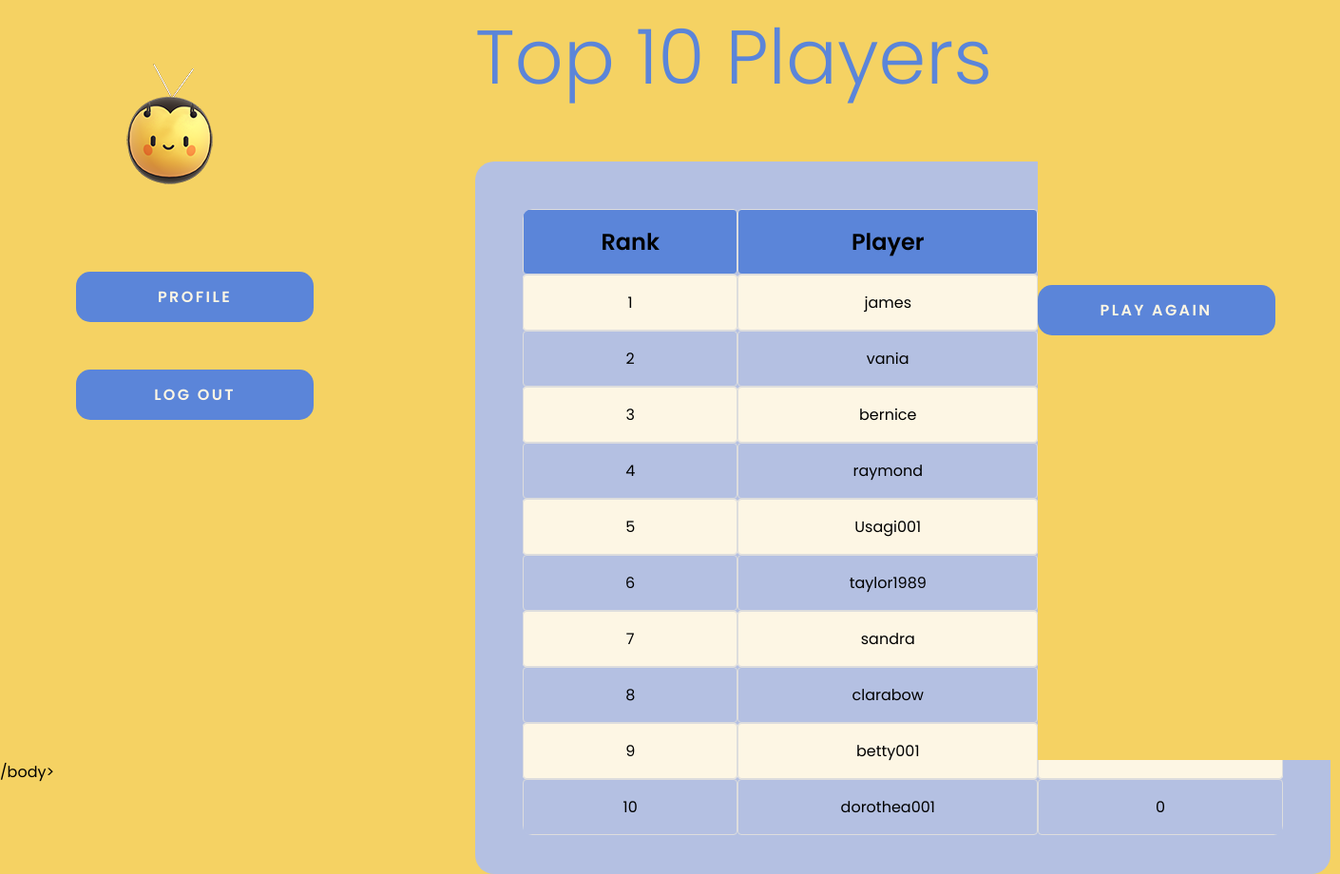
The app's page /pages/leaderboard.php (signed in), older data.
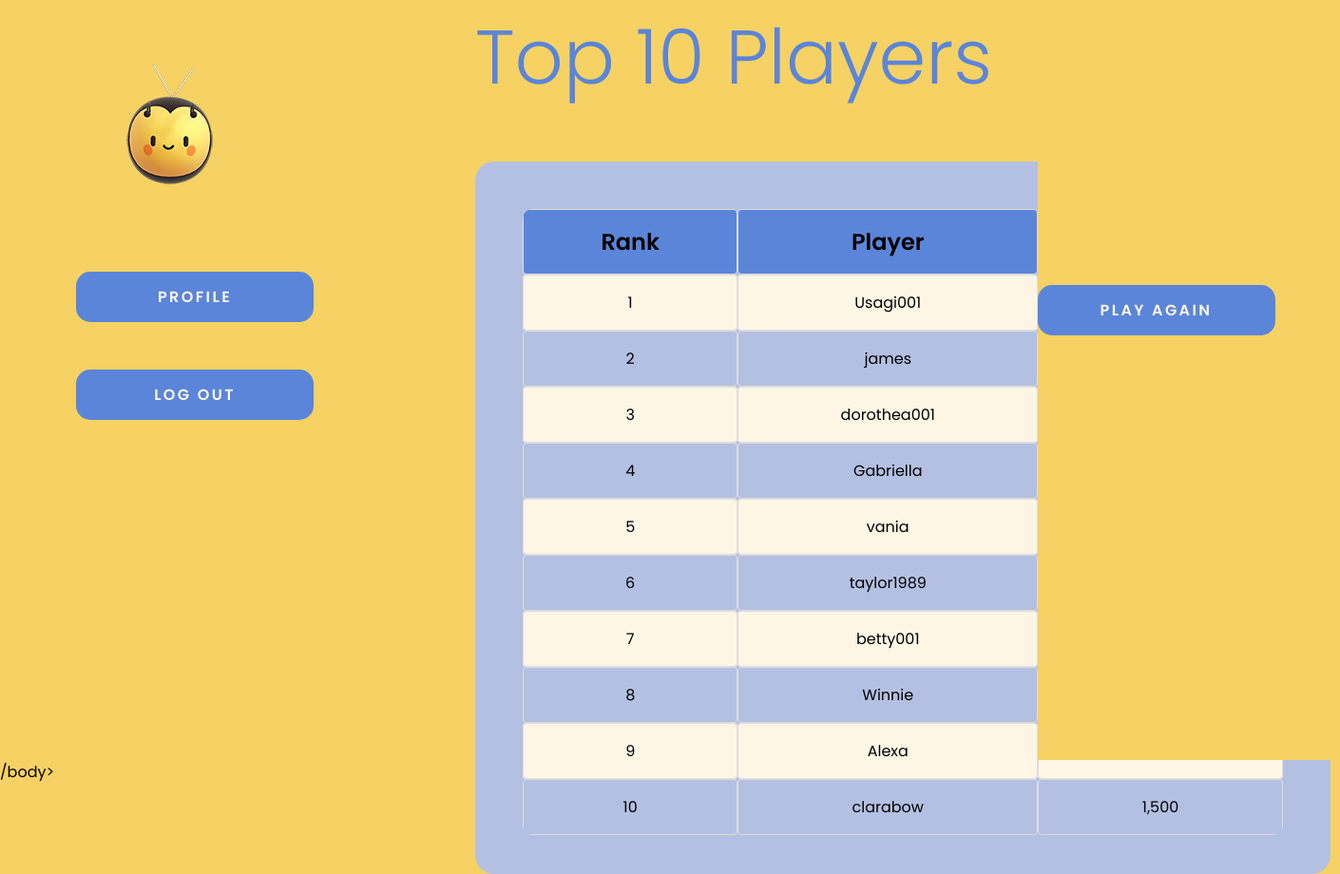
The same page, newer data.
### tables this page shows
CREATE TABLE `tbl_user` (
  `user_id` int NOT NULL AUTO_INCREMENT,
  `user_name` varchar(255) NOT NULL,
  `email` varchar(255) NOT NULL,
  `password` varchar(255) NOT NULL,
  `cmltv_score` decimal(6,2) DEFAULT NULL,
  PRIMARY KEY (`user_id`)

);

### class/class.global.php (called while the page is built, shortened)
<?php
class db {
 	private $host      = DB_HOST;
	private $user      = DB_USER;
	private $pass      = DB_PASS;
	private $dbname    = DB_NAME;
	private $port      = DB_PORT;
	private $dbh;
	private $stmt;
	 public function __construct() {
 	$dsn = 'mysql:host='.$this->host.';dbname='.$this->dbname.';port='.$this->port;
	 	$options = array(PDO::ATTR_PERSISTENT => false, PDO::ATTR_ERRMODE => PDO::ERRMODE_EXCEPTION, PDO::ATTR_EMULATE_PREPARES => false, PDO::MYSQL_ATTR_USE_BUFFERED_QUERY => false);
	 	try {
	 	  $this->dbh = new PDO($dsn, $this->user, $this->pass, $options);
	 	} catch(PDOException $e) {
 	  $this->error = $e->getMessage();
	 	}
	 }
	public function q($query){
		$this->stmt = $this->dbh->prepare($query);
	}
	public function x(){
    return $this->stmt->execute();
	}
	public function s(){
    $this->x();
    return $this->stmt->fetch(PDO::FETCH_ASSOC);
	}
	public function m(){
    $this->x();
    return $this->stmt->fetchAll(PDO::FETCH_ASSOC);
	}
}
?>

### pages/leaderboard.php (the view, shortened to what this page needs)
<?php
include '../class/class.global.php';
if (isset($_SESSION['beecheck_user']) && !empty($_SESSION['beecheck_user'])) {
    $logged_in_user = $_SESSION['beecheck_user'];
} else {
    echo 'HELP';
    session_destroy();
    session_unset();
    echo '<script>location.href = "./";</script>';
    exit();
}
$db = new db();
$db->q("SELECT * FROM tbl_user WHERE user_id = '".$logged_in_user."' ");
$lu = $db->s();
?>
<!DOCTYPE html>
<html lang="en">
<head>
    <link rel="stylesheet" href="../styles/global.css">
    <link rel="stylesheet" href="../styles/leaderboard.css">
    <link rel="stylesheet" href="../styles/quiz.css">
</head>
<body>
<main>
    <div id="left_logo">
                <div class="logo_cont">
                    <img src="../assets/logo01.png" alt="Logo">
                </div>
                <div class="profile-btn">
                        <button type="button" onclick="window.location.href='../pages/profile.php';" class="button">PROFILE</button>
                    </div>
                <div class="exit-btn">
                        <button type="button" onclick="location.replace('../api/u_logout.php?_=<?php echo $lu['user_id']; ?>');" class="button">LOG OUT</button>
                </div>
        </div>
        <div id="center">
        <h2>Top 10 Players</h2>
        <section class="quiz-container" id="ldb">
            <div class="leaderboard">
                <table>
                    <tr>
                        <th><p1>Rank</p1></th>
                        <th><p1>Player</p1></th>
                        <th><p1>Points</p1></th>
                    </tr>
                    <?php
                    $db=new db();
                    $db->q("SELECT user_name, cmltv_score FROM tbl_user ORDER BY cmltv_score DESC LIMIT 10");
                    $ldb = $db->m();
                    if ($ldb) {
                        foreach ($ldb as $index => $ldb_entry) {
                            echo "<tr>";
                            echo "<td class='rank'>" . ($index + 1) . "</td>";
                            echo "<td>". $ldb_entry['user_name'] . "</td>";
                            echo "<td class='points'>" . number_format($ldb_entry['cmltv_score'],0) . "</td>";
                            echo "</tr>";
                        }
                    } else {
                        echo "<tr><td colspan='3'>No players found</td></tr>";
                    }
                    ?>
                </table>
            </div>
        </div>
        <div id="side">
            <div class="side-column">
                    <div class="playagain-btn" id="playagain-btn" style="margin-top: 250px;">
                        <button type="submit" onclick="window.location.href='../pages/quiz.php';" class= "button">PLAY AGAIN</button>
                    </div>
            </div>
        </div>
</main>
 /body>
</html>

Row changes from the older to the newer data that the page shows:
no longer on this page (row unchanged): tbl_user: user_name "bernice"
no longer on this page (row unchanged): tbl_user: user_name "raymond"
no longer on this page (row edited): tbl_user: user_name "sandra"
changed tbl_user "Usagi001": moves up the list
changed tbl_user "dorothea001": cmltv_score "0" → (not shown); moves up the list
now on this page (row edited): tbl_user: user_name "Gabriella"
changed tbl_user "betty001": moves down the list
now on this page (row edited): tbl_user: user_name "Winnie"
now on this page (row edited): tbl_user: user_name "Alexa"
changed tbl_user "clarabow": cmltv_score (not shown) → "1,500"
